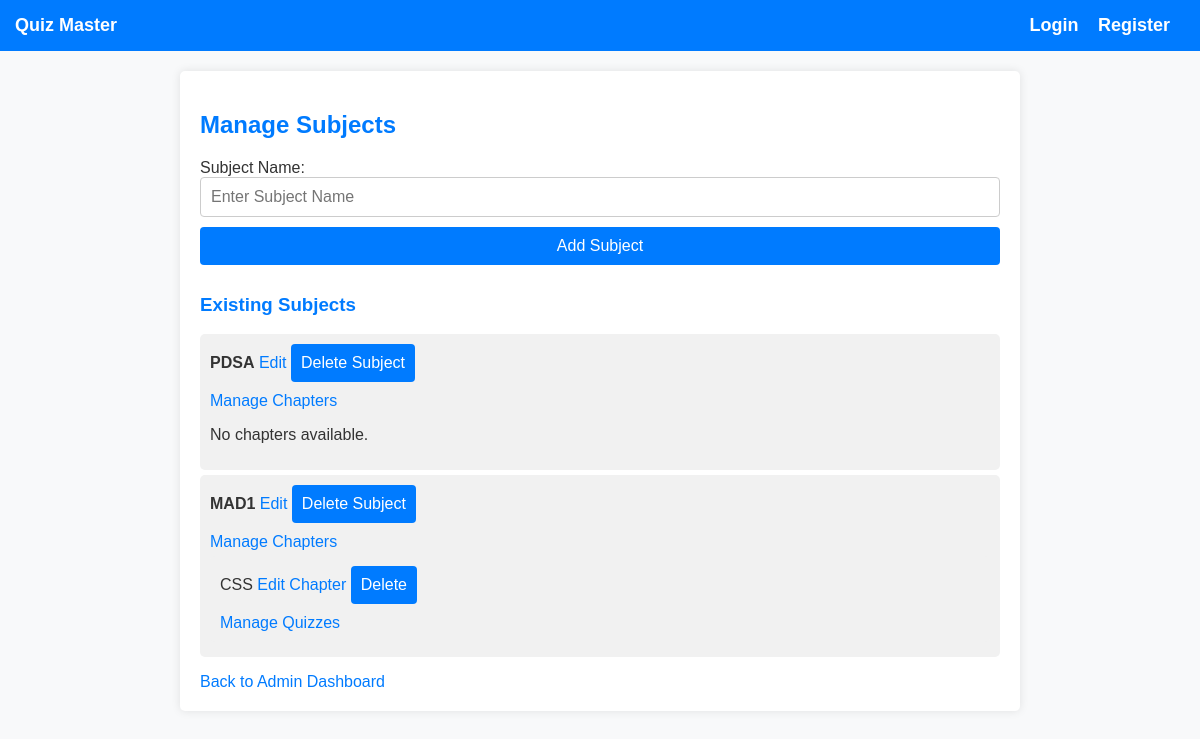
Screenshot of /manage_subjects (signed in) with the database file from the repository.
### models.py (models this page shows)
class Subject(db.Model):
    id= db.Column(db.Integer, primary_key=True)
    name= db.Column(db.String(50),nullable=False)
    chapters= db.relationship('Chapter', backref='subject',cascade="all,delete",lazy=True)
    quizzes=db.relationship('Quiz',backref='subject',cascade='all,delete',lazy=True)

class Chapter(db.Model):
    id=db.Column(db.Integer,primary_key=True)
    name= db.Column(db.String(200),nullable=False)
    subject_id= db.Column(db.Integer,db.ForeignKey('subject.id'),nullable=False)
    quizzes=db.relationship('Quiz', backref='chapter', cascade="all,delete",lazy=True)

### app.py (the view, shortened to what this page needs)
@app.route('/manage_subjects', methods=['GET', 'POST'])    #manage subjects
def manage_subjects():
    if 'user_id' not in session or session.get('role') != 'admin':
        return "Access Denied. Admins only.", 403  # Forbidden
    subjects = Subject.query.all()
    return render_template('manage_subjects.html', subjects=subjects)

### templates/manage_subjects.html (shortened to what this page needs)
{% extends 'base.html' %}
{% block content %}
    <h2>Manage Subjects</h2>
    <form method="POST" action="{{ url_for('manage_subjects') }}">
        <label for="name">Subject Name:</label>
        <input type="text" name="name" id="name" placeholder="Enter Subject Name" required>
        <button type="submit">Add Subject</button>
    </form>
    <h3>Existing Subjects</h3>
    {% if subjects %}
    <ul>
        {% for subject in subjects %}
            <li>
                <strong>{{ subject.name }}</strong>
                <a href="{{ url_for('edit_subject',subject_id=subject.id) }}">Edit</a>
            <form method="POST" action="{{ url_for('delete_subject',subject_id=subject.id )}}" style="display:inline;">
                <button type="submit">Delete Subject</button>
            </form>
            <br>
            <a href="{{ url_for('manage_chapters',subject_id=subject.id) }}">Manage Chapters</a>
            {% if subject.chapters %}
            <ul>
                {% for chapter in subject.chapters %}
                <li>
                    {{ chapter.name }}
                    <a href="{{ url_for('edit_chapter',chapter_id=chapter.id)}}">Edit Chapter</a>
                    <form method="POST" action="{{ url_for('delete_chapter',chapter_id=chapter.id) }}" style="display:inline;">
                        <button type="submit">Delete</button>
                    </form>
                    <br>
                    <a href="{{ url_for('manage_quizzes',chapter_id=chapter.id) }}">Manage Quizzes</a>
                </li>
                {% endfor %}
            </ul>
            {% else %}
            <p>No chapters available.</p>
            {% endif %}
            </li>
            {% endfor %}
            </ul>
            {% else %}
            <p>No Subjects Available.</p>
            {% endif %}
     <a href="{{ url_for('admin_dashboard') }}">Back to Admin Dashboard</a>
    {% endblock %}

### static/style.css (style rules this page uses)
body { font-family:Arial,sans-serif; margin:0; padding:0; background-color: #f8f9fa; color: #333; }
h1, h2, h3 { color: #007bff; }
form { display: flex; flex-direction: column; }
form input, form select, form button { margin-bottom: 10px; padding: 10px; font-size: 16px; border: 1px solid #ccc; border-radius: 4px; }
form button { background-color: #007bff; color: white; border: none; cursor: pointer; }
a { color: #007bff; text-decoration: none; }
ul { list-style-type: none; padding: 0; }
ul li { background-color: #f1f1f1; padding: 10px; margin: 5px 0; border-radius: 5px; }

### rows the page displays
Subject: name "PDSA", shows "No chapters available."
Subject: name "MAD1"
Chapter: name "CSS"
